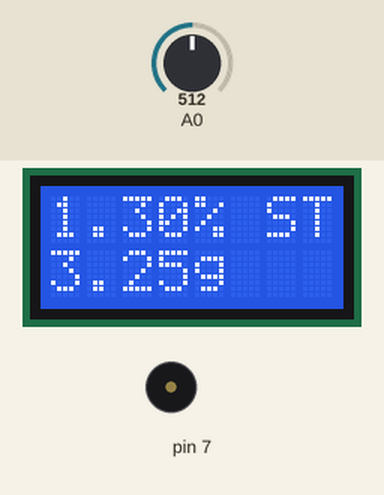
This sketch was run on a simulated Arduino Uno, built with avr-gcc and run on an emulated ATmega328P. Parts: 8×2 character LCD, buzzer (waves = sounding). The inputs (shaded band) are chosen by the test bench; at power-on: A0 = 512. The audio player accepts every command and is not drawn.

Above: at 2.2 s.
2.3 s: A0 set to 461
3.8 s: A0 set to 433
At 5.3 s:
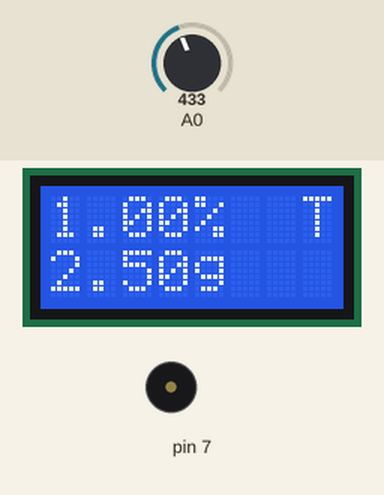
At 6.2 s:
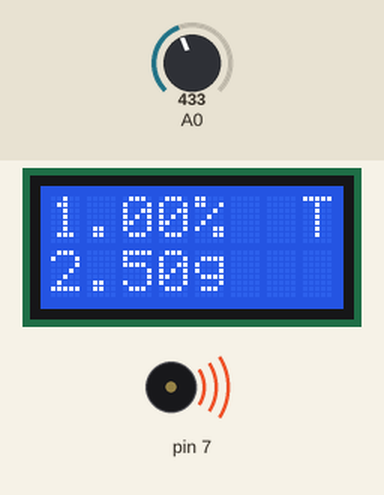
Timing chart, 0 to 7.9 s (numbered marks = the images above; inputs shaded):
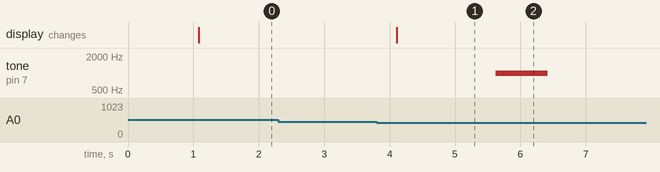

Measured:
- the behaviour switches between 448 and 447 on A0 (found by bisection; images 0 and 1)
- after the input at 2.3 s, every drawn part: stays the same
- after the input at 3.8 s, the display: changes after 0.31 s (image 1)

The sketch:

AlatUkurGaramPortable.ino
```cpp
 #include <LiquidCrystal.h>
#include <SoftwareSerial.h>
#include <DFPlayer_Mini_Mp3.h>

SoftwareSerial mySerial(8, 9); // RX, TX
LiquidCrystal lcd(12, 11, 5, 4, 3, 2);
float persenGaram, kadar;
int putarState = 0;
int dMillis = 1000;
int oldDataMenu;
int waktutunda;
int jedaMenu = 5  ;
float kalibrasi = 0.57 ;
int buzzerState = 0;
void setup() {
  lcd.begin(8, 2);
  pinMode(A0, INPUT);

  Serial.begin (9600);
  mySerial.begin (9600);
  mp3_set_serial (mySerial); //set softwareSerial for DFPlayer
  delay(10);
  //mp3_reset();  //soft-Reset module DFPlayer
  delay(1000);   //wait 1ms for respon command
  mp3_set_volume (25); //set Volume module DFPlayer
}

void loop() {
  if (putarState == 0) proses();
  // proses();// keperluan kalibrasi
}
void proses() {
  int a = analogRead(A0);
  //persenGaram = a; // keperluan kalibrasi
  persenGaram = ((a - 151.7)  / 129.5) * kalibrasi;
  if (persenGaram <= 0) persenGaram = 0;
  if ((persenGaram >= 0.3) and (persenGaram < 0.6)) persenGaram = 0.3;
  if ((persenGaram >= 0.6) and (persenGaram < 0.8)) persenGaram = 0.6;
  if ((persenGaram >= 0.8) and (persenGaram < 1.0)) persenGaram = 0.8;
  if ((persenGaram >= 1.0) and (persenGaram < 1.3)) persenGaram = 1.0;
  if ((persenGaram >= 1.3) and (persenGaram < 1.7)) persenGaram = 1.3;
  if ((persenGaram >= 1.7) and (persenGaram < 2.0)) persenGaram = 1.7;
  if (persenGaram >= 2.0) persenGaram = 2.0;


  lcd.clear();
  lcd.setCursor(0, 0);
  lcd.print(persenGaram);
  lcd.print("%");

  if ((int(persenGaram * 100)) < 30) lcd.print("  R");
  if ((int(persenGaram * 100)) < 80) lcd.print("  N");
  if ((int(persenGaram * 100)) < 130) lcd.print("  T");
  if ((int(persenGaram * 100)) >= 130) lcd.print(" ST");

  kadar = persenGaram * 2.50;


  if (kadar <= 0) kadar = 0;
  lcd.setCursor(0, 1);
  lcd.print(kadar);
  lcd.print("g ");
  delay(500);
tunda();
  // if (putarState == 0) putar(kadar * 100);
}
void putar0(int a) {
  mp3_play (100);
  delay(2600);
  mp3_play (a);
  delay(2600);
  mp3_play (500);
  delay (3000);
  mp3_stop();
  putarState = 1;
}
void putar(int a) {
  mp3_play (100);
  delay(2600);
  mp3_play (a);
  delay(2600);
  mp3_play (200);
  delay (3000);
  mp3_stop();
  putarState = 1;
}
void putar1(int a) {
  mp3_play (101);
  delay(2600);
  mp3_play (a);
  delay(2600);
  mp3_play (200);
  delay (3000);
  mp3_stop();
  putarState = 1;
}
void putar2(int a) {
  mp3_play (102);
  delay(2600);
  mp3_play (a);
  delay(2600);
  mp3_play (300);
  delay (3000);
  mp3_stop();
  putarState = 1;
}
void putar3(int a) {
  mp3_play (103);
  delay(2600);
  mp3_play (a);
  delay(2600);
  mp3_play (400);
  delay (3000);
  mp3_stop();
  putarState = 1;
}
void putar4(int a) {
  mp3_play (104);
  delay(2600);
  mp3_play (a);
  delay(2600);
  mp3_play (400);
  delay (3000);
  mp3_stop();
  putarState = 1;
}
void putar5(int a) {
  mp3_play (105);
  delay(2600);
  mp3_play (a);
  delay(2600);
  mp3_play (400);
  delay (3000);
  mp3_stop();
  putarState = 1;
}
void putar6(int a) {
  mp3_play (106);
  delay(2600);
  mp3_play (a);
  delay (3000);
  mp3_stop();
  putarState = 1;
}
void putar7(int a) {
  mp3_play (107);
  delay(2600);
  mp3_play (a);
  delay (3000);
  mp3_stop();
  putarState = 1;
}
void putar8(int a) {
  mp3_play (108);
  delay(2600);
  mp3_play (a);
  delay (3000);
  mp3_stop();
  putarState = 1;
}
void putar9(int a) {
  mp3_play (109);
  delay(2600);
  mp3_play (a);
  delay (3000);
  mp3_stop();
  putarState = 1;
}
void putar10(int a) {
  mp3_play (110);
  delay(2600);
  mp3_play (a);
  delay (3000);
  mp3_stop();
  putarState = 1;
}

void buzzer(){
  tone(7, 1000, 800);
  delay(600);
  buzzerState = 1;
}

void tunda () {
  unsigned long waktutunda = millis();
  if (waktutunda - oldDataMenu > 1000) {
    oldDataMenu = waktutunda;
    jedaMenu -= 1;
    if (jedaMenu <= 0) {
    buzzer();
      if (putarState == 0) {
        if (kadar < 0.70 ) putar0 ((kadar * 100));
        if ((kadar >= 0.75) and (kadar < 1 )) putar ((kadar * 100));
        if ((kadar >= 1) and (kadar < 2)) putar1 (((kadar - 1)*100));
        if ((kadar >= 2) and (kadar < 3)) putar2 (((kadar - 2)*100));
        if ((kadar >= 3) and (kadar < 4)) putar3 (((kadar - 3)*100));
        if ((kadar >= 4) and (kadar < 5)) putar4 (((kadar - 4)*100));
        if ((kadar >= 5) and (kadar < 6)) putar5 (((kadar - 5)*100));
        if ((kadar >= 6) and (kadar < 7)) putar6 (((kadar - 6)*100));
        if ((kadar >= 7) and (kadar < 8)) putar7 (((kadar - 7)*100));
        if ((kadar >= 8) and (kadar < 9)) putar8 (((kadar - 8)*100));
        if ((kadar >= 9) and (kadar < 10)) putar9 (((kadar - 9)*100));
        if ((kadar >= 10)and (kadar < 11)) putar10 (((kadar - 10 )*100));
      }
    }
  }
}

void identitas() {
  lcd.setCursor(0, 0);
  lcd.print("SENSOR");
  lcd.setCursor(0, 1);
  lcd.print("GARAM");
  delay(1000);
  lcd.setCursor(0, 0);
  lcd.print("AFDHAL");
  lcd.setCursor(0, 1);
  lcd.print("YUSMAN");
  delay(1000);
  lcd.setCursor(0, 0);
  lcd.print("UPI-YPTK");
  lcd.setCursor(0, 1);
  lcd.print(" PADANG");
  delay(1000);
}
```
